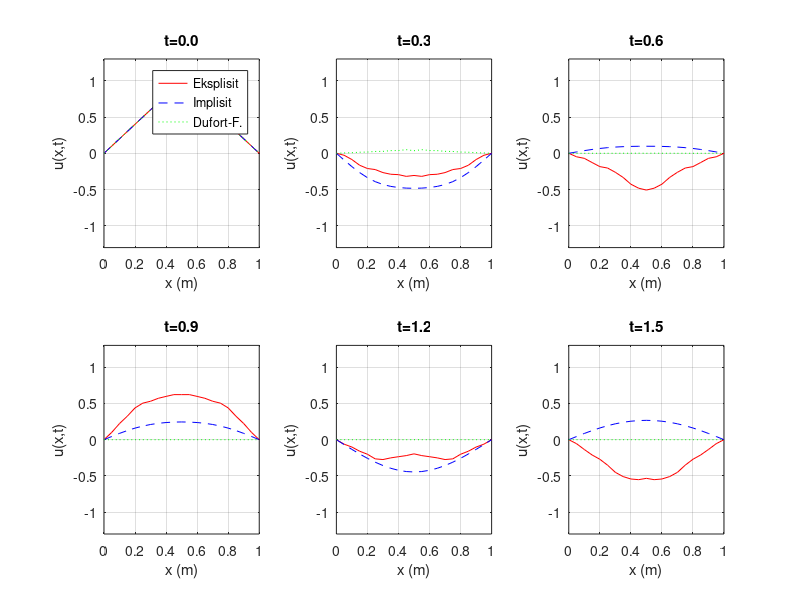
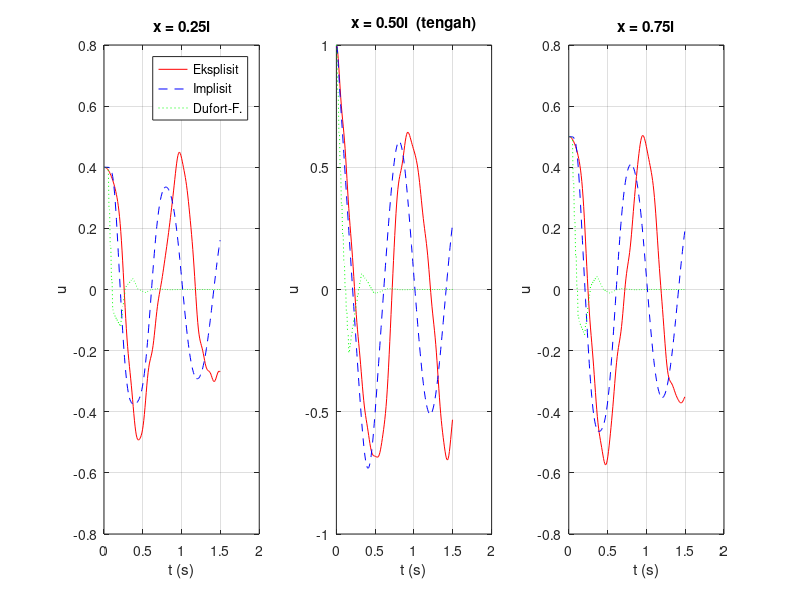
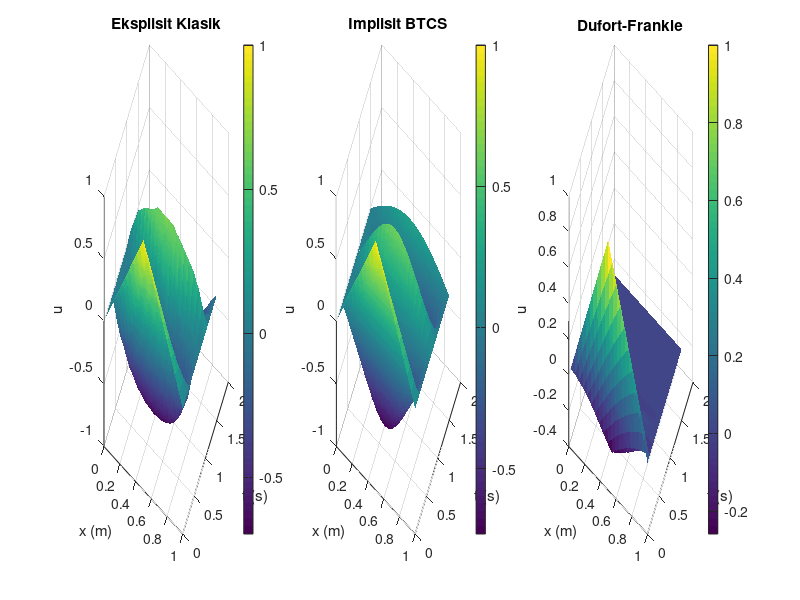
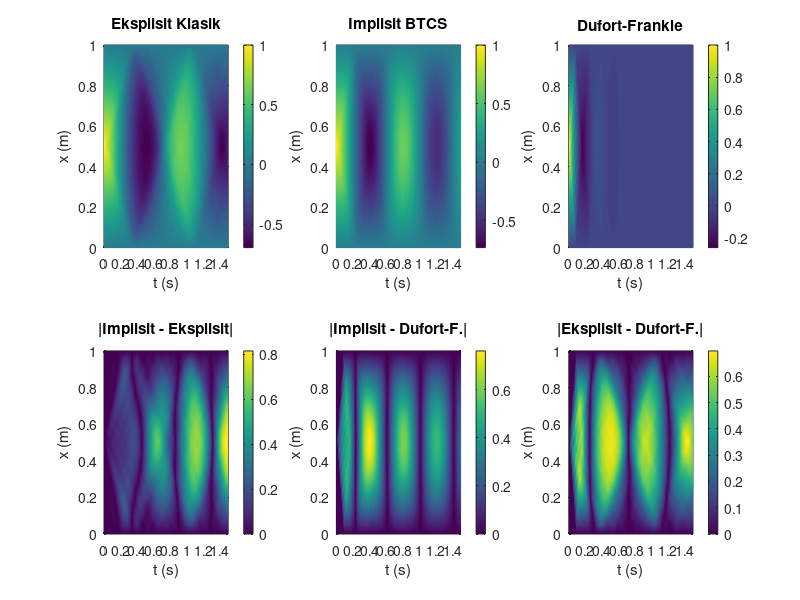

MATLAB code to generate these figures, in order:
clc; clear all; close all;

% ====== PARAMETER ======
c  = 1;
kd = 0.3;
l  = 1;
h  = 1;
dx = 0.05;
dt = 0.008;

% ====== GRID ======
x  = 0:dx:l;
t  = 0:dt:1.5;
Nx = length(x);
Nt = length(t);

% ====== KOEFISIEN ======
A   = 0.5*c^2 + 2*c^2/l;
r   = A*dt^2/dx^2;
cw  = sqrt(A);
mu  = A*dt/dx^2;

% ====== KONDISI AWAL ======
u_eks = zeros(Nx,Nt);
u_imp = zeros(Nx,Nt);
u_df  = zeros(Nx,Nt);

for j = 1:Nx
    if x(j) <= 0.5*l
        val = 2*h*x(j)/l;
    else
        val = 2*h - 2*h*x(j)/l;
    end
    u_eks(j,1) = val;
    u_imp(j,1) = val;
    u_df(j,1)  = val;
end

% ====== KONDISI BATAS ======
for n = 1:Nt
    u_eks(1,n)=0; u_eks(Nx,n)=0;
    u_imp(1,n)=0; u_imp(Nx,n)=0;
    u_df(1,n)=0;  u_df(Nx,n)=0;
end

% ====== INISIALISASI n=1 ======
for j = 2:Nx-1
    u_eks(j,2) = u_eks(j,1) + 0.5*r*(u_eks(j+1,1)-2*u_eks(j,1)+u_eks(j-1,1));
    u_imp(j,2) = u_imp(j,1) + 0.5*r*(u_imp(j+1,1)-2*u_imp(j,1)+u_imp(j-1,1));
    u_df(j,2)  = u_df(j,1)  + 0.5*r*(u_df(j+1,1) -2*u_df(j,1) +u_df(j-1,1));
end

% ====== ITERASI EKSPLISIT ======
D_eks = 1 + kd*dt/2;
for n = 2:Nt-1
    for j = 2:Nx-1
        lap = u_eks(j+1,n)-2*u_eks(j,n)+u_eks(j-1,n);
        vel = u_eks(j,n)-u_eks(j,n-1);
        u_eks(j,n+1) = (2*u_eks(j,n)-u_eks(j,n-1)+r*lap-kd*dt*vel)/D_eks;
    end
end

% ====== ITERASI IMPLISIT ======
Da = 2*l*dx^2+2*cw^2*l*dt^2+8*cw^2*dt^2+2*kd*l*dx^2*dt;
Db = l*dx^2+cw^2*l*dt^2+4*cw^2*dt^2+kd*l*dx^2*dt;
aa = (cw^2*l*dt^2+4*cw^2*dt^2)/Da;
bb = (2*l*dx^2+kd*l*dx^2*dt)/Db;
cc = l*dx^2/Db;
M     = Nx-2;
A_tri = diag(ones(M,1))-aa*diag(ones(M-1,1),1)-aa*diag(ones(M-1,1),-1);
for n = 2:Nt-1
    B = bb*u_imp(2:Nx-1,n) - cc*u_imp(2:Nx-1,n-1);
    u_imp(2:Nx-1,n+1) = A_tri \ B;
end

% ====== ITERASI DUFORT-FRANKLE ======
D_df = 1+2*mu+2*kd*dt;
for n = 2:Nt-1
    for j = 2:Nx-1
        neigh = u_df(j+1,n)+u_df(j-1,n);
        u_df(j,n+1) = ((1-2*mu)*u_df(j,n-1)+2*mu*neigh-2*kd*dt*u_df(j,n))/D_df;
    end
end

% ====== PLOT PERBANDINGAN SNAPSHOT ======
t_snap = [1, 40, 80, 120, 160, 188];   % indeks waktu
t_label = {'t=0.0', 't=0.3', 't=0.6', 't=0.9', 't=1.2', 't=1.5'};

figure(1);
for k = 1:6
    subplot(2,3,k);
    n = t_snap(k);
    plot(x, u_eks(:,n), 'r-',  'LineWidth', 0.5); hold on;
    plot(x, u_imp(:,n), 'b--', 'LineWidth', 0.5);
    plot(x, u_df(:,n),  'g:',  'LineWidth', 0.5);
    xlabel('x (m)'); ylabel('u(x,t)');
    title(t_label{k});
    ylim([-1.3 1.3]);
    grid on;
    if k == 1
        legend('Eksplisit','Implisit','Dufort-F.','Location','northeast');
    end
end
% ====== PLOT EVOLUSI WAKTU 3 TITIK ======
mid = round(Nx/2);       % x = 0.50l
qtr = round(Nx/4);       % x = 0.25l
tqr = round(3*Nx/4);     % x = 0.75l

figure(2);

subplot(1,3,1);
plot(t, u_eks(qtr,:), 'r-',  'LineWidth', 0.5); hold on;
plot(t, u_imp(qtr,:), 'b--', 'LineWidth', 0.5);
plot(t, u_df(qtr,:),  'g:',  'LineWidth', 0.5);
xlabel('t (s)'); ylabel('u');
title('x = 0.25l');
legend('Eksplisit','Implisit','Dufort-F.','Location','northeast');
grid on;

subplot(1,3,2);
plot(t, u_eks(mid,:), 'r-',  'LineWidth', 0.5); hold on;
plot(t, u_imp(mid,:), 'b--', 'LineWidth', 0.5);
plot(t, u_df(mid,:),  'g:',  'LineWidth', 0.5);
xlabel('t (s)'); ylabel('u');
title('x = 0.50l  (tengah)');
grid on;

subplot(1,3,3);
plot(t, u_eks(tqr,:), 'r-',  'LineWidth', 0.5); hold on;
plot(t, u_imp(tqr,:), 'b--', 'LineWidth', 0.5);
plot(t, u_df(tqr,:),  'g:',  'LineWidth', 0.5);
xlabel('t (s)'); ylabel('u');
title('x = 0.75l');
grid on;
% ====== PLOT 3D PERBANDINGAN ======
[T_mesh, X_mesh] = meshgrid(t, x);

figure(3);
subplot(1,3,1);
surf(X_mesh, T_mesh, u_eks, 'EdgeColor','none');
xlabel('x (m)'); ylabel('t (s)'); zlabel('u');
title('Eksplisit Klasik');
colorbar; view(30,35);

subplot(1,3,2);
surf(X_mesh, T_mesh, u_imp, 'EdgeColor','none');
xlabel('x (m)'); ylabel('t (s)'); zlabel('u');
title('Implisit BTCS');
colorbar; view(30,35);

subplot(1,3,3);
surf(X_mesh, T_mesh, u_df, 'EdgeColor','none');
xlabel('x (m)'); ylabel('t (s)'); zlabel('u');
title('Dufort-Frankle');
colorbar; view(30,35);
% ====== PLOT HEATMAP ======
figure(4);

% Baris 1: Solusi masing-masing metode
subplot(2,3,1);
pcolor(T_mesh, X_mesh, u_eks); shading interp;
xlabel('t (s)'); ylabel('x (m)');
title('Eksplisit Klasik');
colorbar;

subplot(2,3,2);
pcolor(T_mesh, X_mesh, u_imp); shading interp;
xlabel('t (s)'); ylabel('x (m)');
title('Implisit BTCS');
colorbar;

subplot(2,3,3);
pcolor(T_mesh, X_mesh, u_df); shading interp;
xlabel('t (s)'); ylabel('x (m)');
title('Dufort-Frankle');
colorbar;

% Baris 2: Selisih antar metode
subplot(2,3,4);
pcolor(T_mesh, X_mesh, abs(u_imp - u_eks)); shading interp;
xlabel('t (s)'); ylabel('x (m)');
title('|Implisit - Eksplisit|');
colorbar;

subplot(2,3,5);
pcolor(T_mesh, X_mesh, abs(u_imp - u_df)); shading interp;
xlabel('t (s)'); ylabel('x (m)');
title('|Implisit - Dufort-F.|');
colorbar;

subplot(2,3,6);
pcolor(T_mesh, X_mesh, abs(u_eks - u_df)); shading interp;
xlabel('t (s)'); ylabel('x (m)');
title('|Eksplisit - Dufort-F.|');
colorbar;
